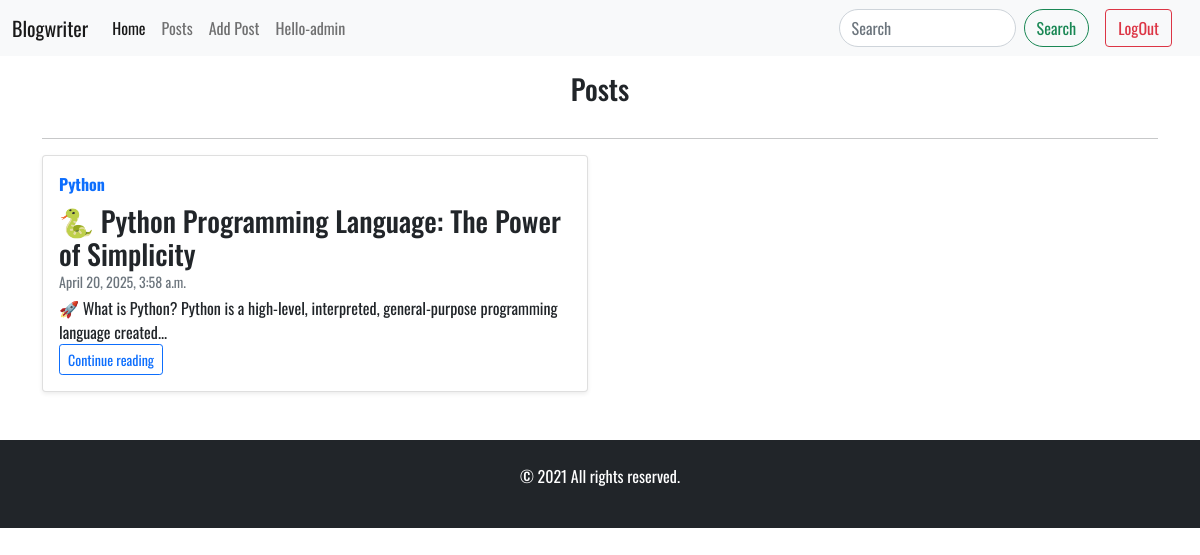
Page /blog/ (signed in) on the committed database.
### blogs/models.py (models this page shows, shortened)
class Post(models.Model):
    title=models.CharField(max_length=200)
    author=models.ForeignKey(User,on_delete=models.CASCADE,null=True)
    category = models.CharField(max_length=200)
    body = models.TextField(blank=True, null=True)
    date=models.DateTimeField(auto_now_add=True)
    slug = models.CharField(max_length=200)

### blogs/views.py (the view)
# urls.py: path('/', PostView.as_view(), name="Post"),
class PostView(ListView):
    model = Post
    template_name = 'blog.html'
    ordering = ['-id']

### templates/blog.html (shortened to what this page needs)
{% extends 'base.html' %} {% block content %}
<div class="container">
  {% if object_list %}
  <h3 class="pb-3 mt-3 text-center">Posts</h3>
  <hr />
  <div class="row">
    {% for post in object_list %}
    <div class="col-md-6">
      <div class="card flex-md-row mb-4 shadow-sm h-md-250">
        <div class="card-body d-flex flex-column align-items-start">
          <strong class="d-inline-block mb-2 text-primary"
            >{{post.category}}</strong
          >
          <h6 class="mb-0">
            <a
              class="text-dark text-decoration-none fs-3"
              href="{% url 'PostDetail' post.pk %}"
              >{{post.title}}</a
            >
          </h6>
          <div class="mb-1 text-muted small">{{post.date}}</div>
          <p class="card-text mb-auto">{{post.body|safe|slice:100}}...</p>
          <a
            class="btn btn-outline-primary btn-sm"
            role="button"
            href="{% url 'PostDetail' post.pk %}"
            >Continue reading</a
          >
        </div>
      </div>
    </div>
    {% endfor %}
  </div>
  <br />
  {% else %}
  <h3 class="text-center my-4">No Posts Available</h3>
  {% endif%}
</div>
{% endblock %}

### templates/base.html (shortened to what this page needs)
<!DOCTYPE html>
<html lang="en">
<head>
	<link
			href="https://cdn.jsdelivr.net/npm/bootstrap@5.0.1/dist/css/bootstrap.min.css"
			rel="stylesheet"
	/>
	<link
			rel="stylesheet"
			href="https://use.fontawesome.com/releases/v5.2.0/css/all.css"
	/>
</head>
<body>
<nav class="navbar navbar-expand-lg navbar-light bg-light">
	<div class="container-fluid">
		<a class="navbar-brand" href="{% url 'home' %}">Blogwriter</a>
		<div class="collapse navbar-collapse" id="navbarSupportedContent">
			<ul class="navbar-nav me-auto mb-2 mb-lg-0">
				<li class="nav-item">
					<a class="nav-link active" aria-current="page" href="{% url 'home' %}">Home</a>
				</li>
				<li class="nav-item">
					<a class="nav-link" href="{% url 'Post' %}">Posts</a>
				</li>
				{% if user.is_authenticated %}
				<li class="nav-item">
					<a class="nav-link" href="{% url 'add_post' %}">Add Post</a>
				</li>
				<li class="nav-item">
					<a class="nav-link" href="{% url 'home' %}">Hello-{{user}}</span></a>
				</li>
				{% endif %}
			</ul>
			<form action="{% url 'search_results' %}" class="d-flex">
				<input
						class="form-control me-2 rounded-pill"
						type="search"
						placeholder="Search"
						aria-label="Search"
						name="S"
				/>
				<button class="btn btn-outline-success rounded-pill" type="submit">
					Search
				</button>
			</form>
			{% if user.is_authenticated %}
			<form method="POST" action="{% url 'logout' %}" class="d-flex">
				<button class="btn btn-outline-danger rounded-2 mx-3" type="submit">
					LogOut
				</button>
			</form>
			{% endif %}
		</div>
	</div>
</nav>
{% block content %}
{% endblock %}
<footer class="position-relative bottom section-padding bg-dark text-white p-4">
	<div class="container">
		<div class="row">
			<div class="col-md-12 text-center">
				<div class="copyright">
					<p>
						© <span>2021</span>
						<a href="#"></a> All rights
						reserved.
					</p>
				</div>
			</div>
		</div>
	</div>
</footer>
</body>
</html>

### templates/base.html (style rules this page uses)
body { font-family: 'Oswald', sans-serif; }

### rows in the picture
Post: category "Python", title "🐍 Python Programming Language: The Power of Simplicity", date "April 20, 2025, 3:58 a.m.", body "🚀 What is Python? Python is a high-level, interpreted, general-purpose programming language created"

### other values in the picture
{{ user }} "admin"
